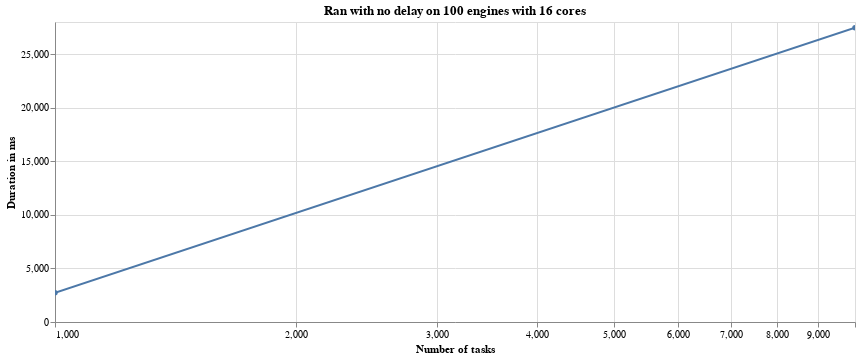
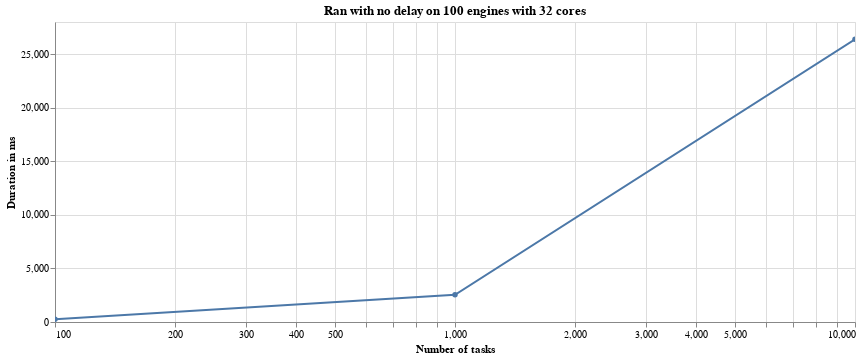
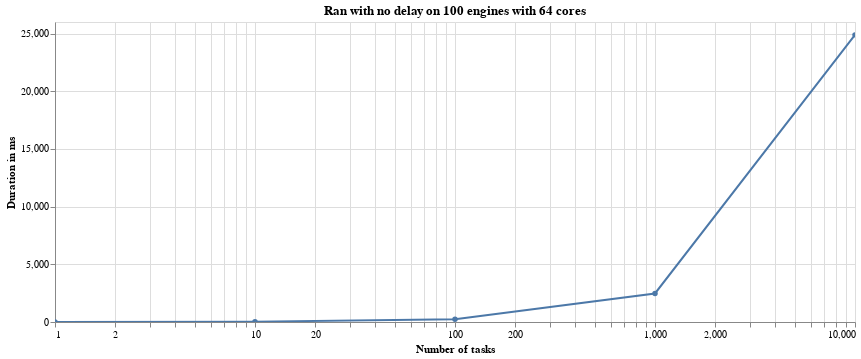
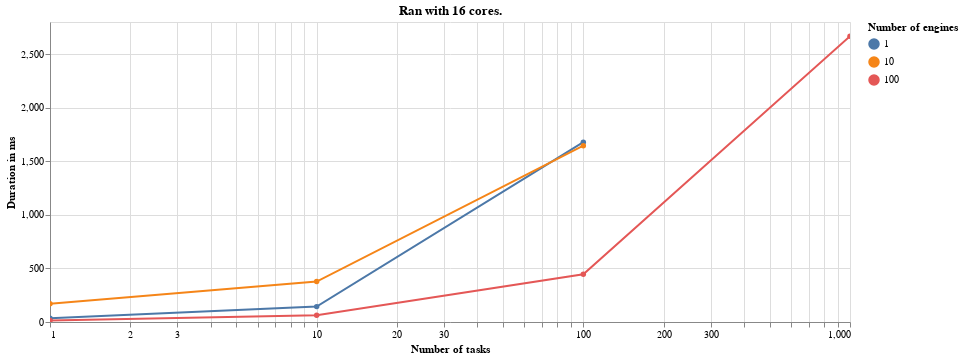

These figures' notebook cell, in order:
### Code cell
for delay, result_for_delay in datasource.items():
    if 'NoDelay' != delay:
        display(Markdown(f'### With a delay of {ms_to_seconds(delay)}s. :'))
        for core_num, results in result_for_delay.items():            
            data = pd.DataFrame(results)
            alt.Chart(data).mark_line(point=True).encode(
                alt.X('Number of tasks',  scale=alt.Scale(type='log')),
                y='Duration in ms',
                color='Number of engines:N',
                tooltip='Duration in ms'            
            ).properties(title=f'Ran with {core_num} cores.',  width=800
).interactive().display(renderer='svg')
    else:
        for core_num, results in result_for_delay.items():
            data = pd.DataFrame(results)
            data            
            alt.Chart(data).mark_line(point=True).encode(
                alt.X('Number of tasks',  scale=alt.Scale(type='log')),
                y='Duration in ms',
                tooltip='Duration in ms',                         
            ).properties(title=f'Ran with no delay on 100 engines with {core_num} cores', width=800).interactive().display(renderer='svg')

### Figure 1 — Vega-Lite specification as saved in the notebook (floating-point values rounded to 4 significant figures)
{"$schema": "https://vega.github.io/schema/vega-lite/v3.4.0.json", "config": {"mark": {"tooltip": null}, "view": {"height": 300, "width": 400}}, "data": {"name": "data-cf24f28ec389320e2d05495f3663640c"}, "datasets": {"data-cf24f28ec389320e2d05495f3663640c": [{"Duration in ms": 2720.0, "Number of tasks": 1000}, {"Duration in ms": 27470.0, "Number of tasks": 10000}]}, "encoding": {"tooltip": {"field": "Duration in ms", "type": "quantitative"}, "x": {"field": "Number of tasks", "scale": {"type": "log"}, "type": "quantitative"}, "y": {"field": "Duration in ms", "type": "quantitative"}}, "mark": {"point": true, "type": "line"}, "selection": {"selector001": {"bind": "scales", "encodings": ["x", "y"], "type": "interval"}}, "title": "Ran with no delay on 100 engines with 16 cores", "width": 800}

### Figure 2 — Vega-Lite specification as saved in the notebook (floating-point values rounded to 4 significant figures)
{"$schema": "https://vega.github.io/schema/vega-lite/v3.4.0.json", "config": {"mark": {"tooltip": null}, "view": {"height": 300, "width": 400}}, "data": {"name": "data-c845d75a185878efda59faeb789208f2"}, "datasets": {"data-c845d75a185878efda59faeb789208f2": [{"Duration in ms": 262.8, "Number of tasks": 100}, {"Duration in ms": 2544.0, "Number of tasks": 1000}, {"Duration in ms": 26380.0, "Number of tasks": 10000}]}, "encoding": {"tooltip": {"field": "Duration in ms", "type": "quantitative"}, "x": {"field": "Number of tasks", "scale": {"type": "log"}, "type": "quantitative"}, "y": {"field": "Duration in ms", "type": "quantitative"}}, "mark": {"point": true, "type": "line"}, "selection": {"selector002": {"bind": "scales", "encodings": ["x", "y"], "type": "interval"}}, "title": "Ran with no delay on 100 engines with 32 cores", "width": 800}

### Figure 3 — Vega-Lite specification as saved in the notebook (floating-point values rounded to 4 significant figures)
{"$schema": "https://vega.github.io/schema/vega-lite/v3.4.0.json", "config": {"mark": {"tooltip": null}, "view": {"height": 300, "width": 400}}, "data": {"name": "data-0a1d793d69101b5d2f001d68176910d1"}, "datasets": {"data-0a1d793d69101b5d2f001d68176910d1": [{"Duration in ms": 7.26, "Number of tasks": 1}, {"Duration in ms": 28.97, "Number of tasks": 10}, {"Duration in ms": 247.4, "Number of tasks": 100}, {"Duration in ms": 2474.0, "Number of tasks": 1000}, {"Duration in ms": 24880.0, "Number of tasks": 10000}]}, "encoding": {"tooltip": {"field": "Duration in ms", "type": "quantitative"}, "x": {"field": "Number of tasks", "scale": {"type": "log"}, "type": "quantitative"}, "y": {"field": "Duration in ms", "type": "quantitative"}}, "mark": {"point": true, "type": "line"}, "selection": {"selector003": {"bind": "scales", "encodings": ["x", "y"], "type": "interval"}}, "title": "Ran with no delay on 100 engines with 64 cores", "width": 800}

### Figure 4 — Vega-Lite specification as saved in the notebook (floating-point values rounded to 4 significant figures)
{"$schema": "https://vega.github.io/schema/vega-lite/v3.4.0.json", "config": {"mark": {"tooltip": null}, "view": {"height": 300, "width": 400}}, "data": {"name": "data-470dd8219d9eca57ab3ebc574ea64ce1"}, "datasets": {"data-470dd8219d9eca57ab3ebc574ea64ce1": [{"Duration in ms": 36.14, "Number of engines": "1", "Number of tasks": 1}, {"Duration in ms": 143.5, "Number of engines": "1", "Number of tasks": 10}, {"Duration in ms": 1678.0, "Number of engines": "1", "Number of tasks": 100}, {"Duration in ms": 171.3, "Number of engines": "10", "Number of tasks": 1}, {"Duration in ms": 377.6, "Number of engines": "10", "Number of tasks": 10}, {"Duration in ms": 1645.0, "Number of engines": "10", "Number of tasks": 100}, {"Duration in ms": 13.46, "Number of engines": "100", "Number of tasks": 1}, {"Duration in ms": 63.27, "Number of engines": "100", "Number of tasks": 10}, {"Duration in ms": 444.6, "Number of engines": "100", "Number of tasks": 100}, {"Duration in ms": 2667.0, "Number of engines": "100", "Number of tasks": 1000}]}, "encoding": {"color": {"field": "Number of engines", "type": "nominal"}, "tooltip": {"field": "Duration in ms", "type": "quantitative"}, "x": {"field": "Number of tasks", "scale": {"type": "log"}, "type": "quantitative"}, "y": {"field": "Duration in ms", "type": "quantitative"}}, "mark": {"point": true, "type": "line"}, "selection": {"selector004": {"bind": "scales", "encodings": ["x", "y"], "type": "interval"}}, "title": "Ran with 16 cores.", "width": 800}
